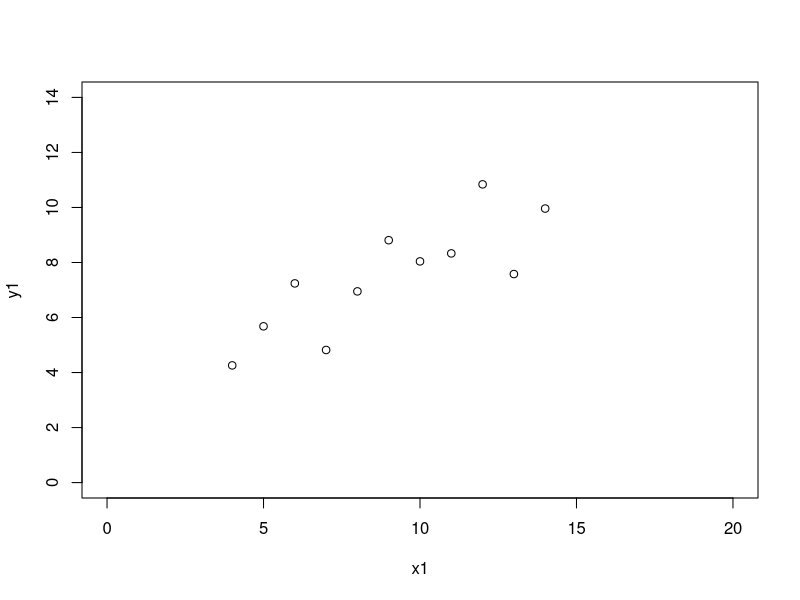
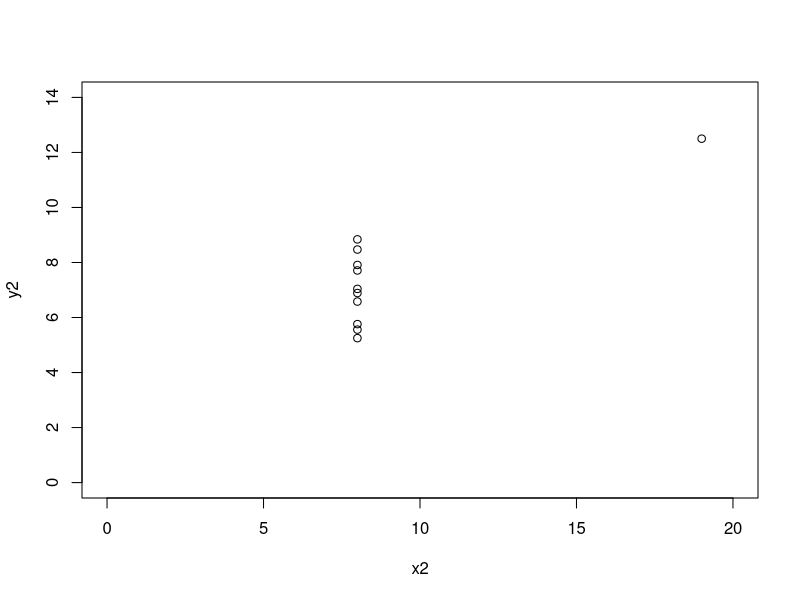

The R script that drew these images, in order:
## ---- chunk 1
  x1 <- c(10,   8,    13,   9,    11,   14,   6,    4,    12,     7,    5)
  y1 <- c(8.04, 6.95, 7.58, 8.81, 8.33, 9.96, 7.24, 4.26, 10.84 , 4.82, 5.68)
  plot(x1,y1, xlim=c(0,20), ylim=c(0,14))
## ---- chunk 2
  x2 <- c(8,    8,    8,    8,    8,    8,    8,    19,    8,    8,    8)
  y2 <- c(6.58, 5.76, 7.71, 8.84, 8.47, 7.04, 5.25, 12.50, 5.56, 7.91, 6.89)
  plot(x2,y2, xlim=c(0,20), ylim=c(0,14))
